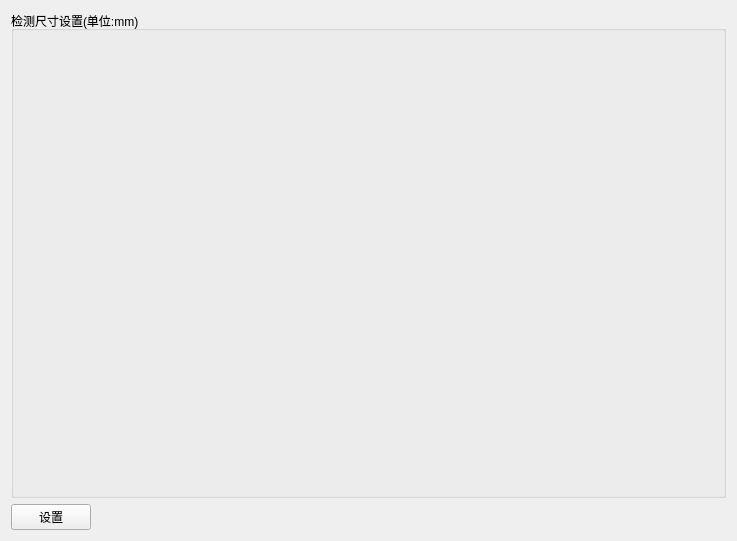
<?xml version="1.0" encoding="UTF-8"?>
<ui version="4.0">
 <class>detectWidget</class>
 <widget class="QWidget" name="detectWidget">
  <property name="geometry">
   <rect>
    <x>0</x>
    <y>0</y>
    <width>737</width>
    <height>541</height>
   </rect>
  </property>
  <property name="windowTitle">
   <string>Widget</string>
  </property>
  <layout class="QVBoxLayout" name="verticalLayout_main">
   <item>
    <widget class="QGroupBox" name="groupBox">
     <property name="sizePolicy">
      <sizepolicy hsizetype="Preferred" vsizetype="Preferred">
       <horstretch>0</horstretch>
       <verstretch>0</verstretch>
      </sizepolicy>
     </property>
     <property name="title">
      <string>检测尺寸设置(单位:mm)</string>
     </property>
     <layout class="QVBoxLayout" name="verticalLayout">
      <item>
       <layout class="QHBoxLayout" name="horizontalLayout"/>
      </item>
     </layout>
    </widget>
   </item>
   <item>
    <layout class="QHBoxLayout" name="horizontalLayout_3">
     <item>
      <widget class="QPushButton" name="confirmButton">
       <property name="text">
        <string>设置</string>
       </property>
      </widget>
     </item>
     <item>
      <spacer name="horizontalSpacer">
       <property name="orientation">
        <enum>Qt::Horizontal</enum>
       </property>
       <property name="sizeHint" stdset="0">
        <size>
         <width>40</width>
         <height>20</height>
        </size>
       </property>
      </spacer>
     </item>
    </layout>
   </item>
  </layout>
 </widget>
 <layoutdefault spacing="6" margin="11"/>
 <resources/>
 <connections/>
</ui>
